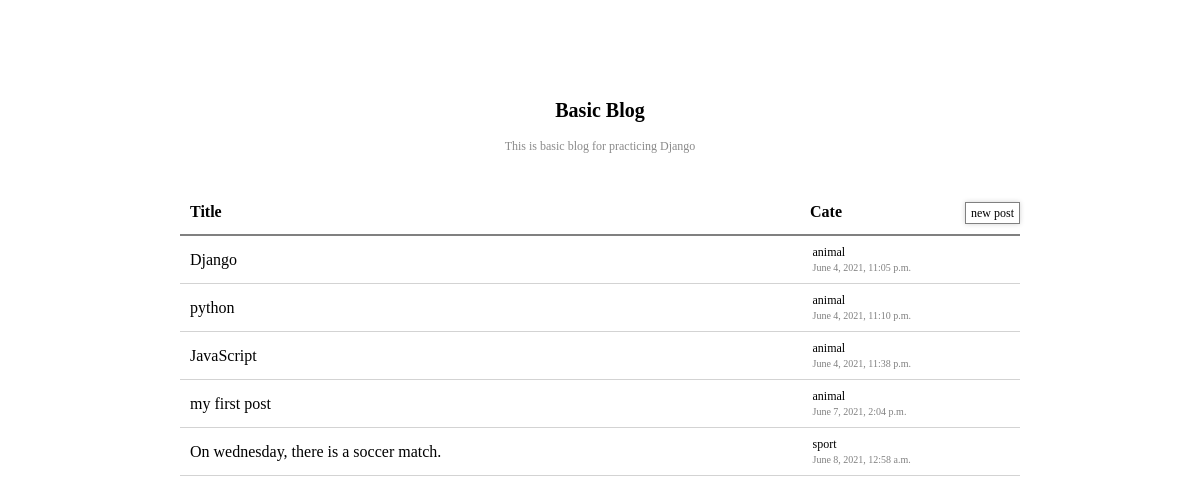
Before: / with the older database file.
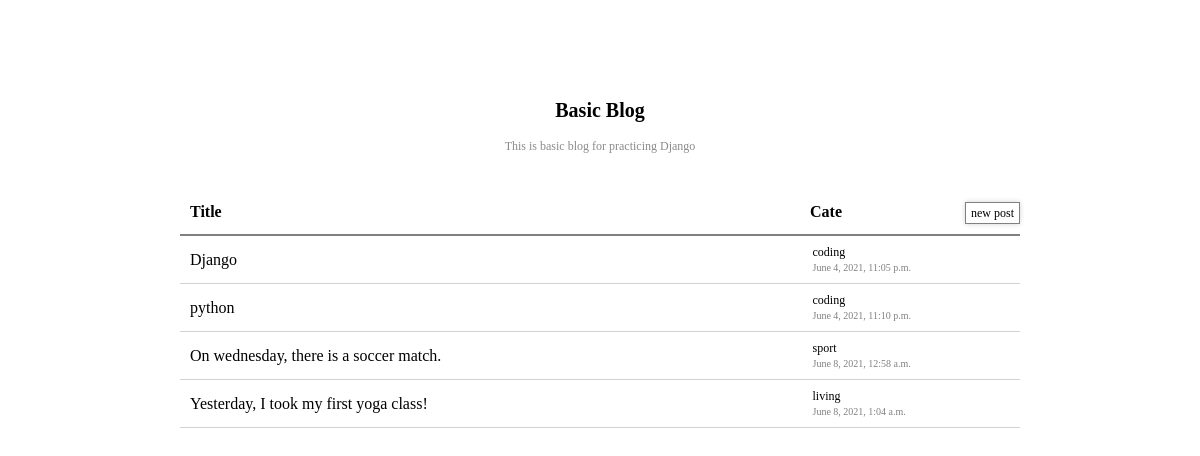
After: the same page with the newer database file.
### blog/models.py (models this page shows, shortened)
class Post(models.Model):
    category = models.CharField(max_length=50, default = "coding")
    author = models.ForeignKey(settings.AUTH_USER_MODEL, on_delete=models.CASCADE)
    title = models.CharField(max_length=200)
    text = models.TextField()
    created_date = models.DateTimeField(
            default=timezone.now)
    published_date = models.DateTimeField(
            blank=True, null=True)

### blog/views.py (the view)
# urls.py: path('', views.main_board, name='main_board'),
def main_board(request):
    posts = Post.objects.filter(created_date__lte=timezone.now()).order_by('created_date')
    return render(request, 'blog/main_board.html', {'posts': posts})

### blog/templates/blog/main_board.html
{% extends 'blog/base.html' %} {% block content %}
<span class="blog-explanation">This is basic blog for practicing Django</span>
<div class="container">
  <div class="menu">
    <span class="menu-title">Title</span>
    <div class="menu-sub">
      <span class="menu-sub__cate">Cate</span>
      <a class="btn menu-sub__write-post" href="{% url 'new_post' %}"
        >new post</a
      >
    </div>
  </div>
  {% for post in posts %}
  <ul class="post-list">
    <li class="post">
      <a class="post-title" href="{% url 'post_detail' pk=post.pk %}"
        >{{ post.title }}</a
      >
      <div class="post-info">
        <span class="post-info__cate">{{ post.category }}</span>
        <span class="post-info__time">{{ post.created_date }}</span>
      </div>
    </li>
  </ul>
  {% endfor %}
</div>
{% endblock %}

### blog/templates/blog/base.html (shortened to what this page needs)
{% load static %}
<!DOCTYPE html>
<html lang="en">
  <head>
    <link rel="stylesheet" href="{% static 'css/index.css'%}" />
  </head>
  <body>
    <a href="{% url 'main_board' %}"><h1>Basic Blog</h1></a>
    {% block content %} {% endblock %}
  </body>
</html>

### blog/static/css/index.css (style rules this page uses)
.btn { background-color: white; border: 1px solid grey; box-shadow: 0 0 5px lightgrey; padding: 4px 5px; font-size: 12px; }
body { display: flex; flex-direction: column; justify-content: center; align-items: center; }
h1 { margin: 100px 0 50px; font-weight: 700; font-size: 20px; }

### blog/static/css/main_board.css (style rules this page uses)
.container { width: 70%; }
.menu { display: flex; justify-content: space-between; width: 100%; padding: 10px 0; border-bottom: 2px solid gray; }
.blog-explanation { margin: -30px 0 40px; font-size: 12px; color: rgb(139, 139, 139); }
.menu-title, .menu-sub__cate { font-weight: 700; line-height: 20px; }
.menu-title { padding-left: 10px; }
.menu-sub { width: 25%; display: flex; justify-content: space-between; }
.post { display: flex; justify-content: space-between; align-items: center; padding: 10px 0 10px 10px; border-bottom: 1px solid lightgrey; }
.post-info { width: 25%; display: flex; flex-direction: column; justify-content: center; align-items: flex-start; }
.post-info__cate { font-size: 12px; margin-bottom: 5px; }
.post-info__time { font-size: 10px; color: grey; }

Changed rows visible on the page:
removed Post: title "JavaScript", category "animal", created_date "June 4, 2021, 11:38 p.m."
removed Post: title "my first post", category "animal", created_date "June 7, 2021, 2:04 p.m."
changed Post "Django": category "animal" → "coding"
changed Post "python": category "animal" → "coding"
added Post: title "Yesterday, I took my first yoga class!", category "living", created_date "June 8, 2021, 1:04 a.m."
